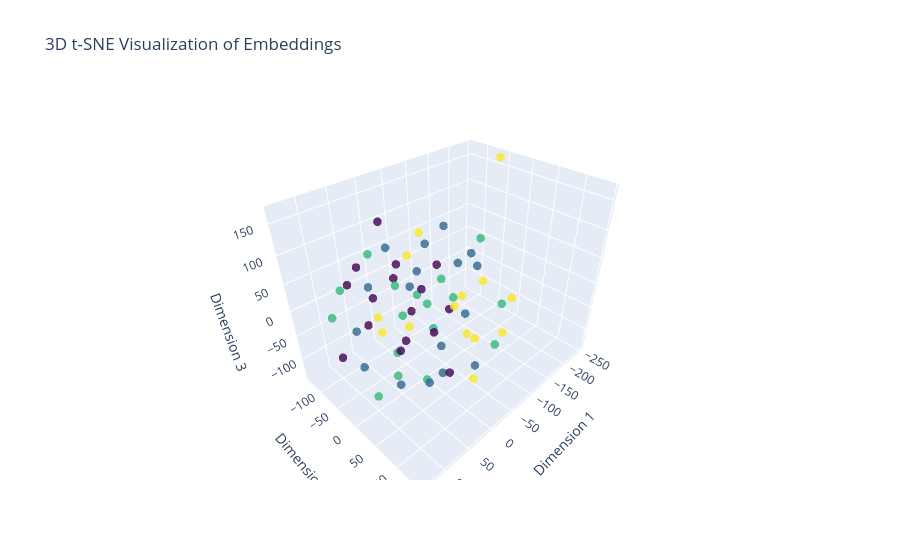

The code cell stored with this chart in its notebook:
### Markdown cell above
This code snippet provides a summary for generating a 3D t-SNE visualization of embeddings using Plotly. It demonstrates how words that are similar to each other are positioned closer together.

### Code cell
# Get the first batch from the validation data
batch = next(iter(valid_dataloader))

# Extract the text and offsets from the batch
label, text, offsets = batch

# Send the data to the device (GPU if available)
text = text.to(device)
offsets = offsets.to(device)

# Get the embeddings bag output for the batch
embedded = model.embedding(text, offsets)

# Convert the embeddings tensor to a numpy array
embeddings_numpy = embedded.detach().cpu().numpy()

# Perform t-SNE on the embeddings to reduce their dimensionality to 3D.
X_embedded_3d = TSNE(n_components=3).fit_transform(embeddings_numpy)

# Create a 3D scatter plot using Plotly
trace = go.Scatter3d(
    x=X_embedded_3d[:, 0],
    y=X_embedded_3d[:, 1],
    z=X_embedded_3d[:, 2],
    mode='markers',
    marker=dict(
        size=5,
        color=label.numpy(),  # Use label information for color
        colorscale='Viridis',  # Choose a colorscale
        opacity=0.8
    )
)

layout = go.Layout(title="3D t-SNE Visualization of Embeddings",
                   scene=dict(xaxis_title='Dimension 1',
                              yaxis_title='Dimension 2',
                              zaxis_title='Dimension 3'))

fig = go.Figure(data=[trace], layout=layout)
fig.show()

### Figure 1 — Plotly figure (JSON) as saved in the notebook; plotly's stock layout.template omitted (floating-point values rounded to 4 significant figures)
{"data": [{"marker": {"color": [2, 0, 1, 1, 0, 2, 2, 3, 3, 3, 3, 1, 3, 0, 3, 1, 0, 2, 2, 3, 1, 3, 2, 1, 1, 0, 2, 2, 2, 1, 0, 0, 2, 2, 3, 1, 0, 1, 1, 3, 3, 1, 0, 2, 0, 3, 2, 2, 1, 0, 2, 1, 1, 0, 1, 0, 2, 0, 0, 3, 0, 1, 2, 3], "colorscale": [[0, "#440154"], [0.1111, "#482878"], [0.2222, "#3e4989"], [0.3333, "#31688e"], [0.4444, "#26828e"], [0.5556, "#1f9e89"], [0.6667, "#35b779"], [0.7778, "#6ece58"], [0.8889, "#b5de2b"], [1, "#fde725"]], "opacity": 0.8, "size": 5}, "mode": "markers", "type": "scatter3d", "x": [116.2, -49.05, -140.1, -9.155, 55.2, 107.8, -39.85, -64.94, -244.7, -77.53, -60.54, -35.12, 39.75, 33.88, 13.5, 42.85, -3.725, 56.17, -82.06, -15.26, 28.64, -23.69, 24.43, -22.13, -7.949, 133.2, -116.3, 111.0, -34.74, 7.164, 99.17, 70.04, -25.65, 58.18, -94.33, 39.65, 11.52, -60.11, 129.7, -65.15, -65.06, 44.15, -76.1, -125.6, 13.97, 81.44, 62.56, -87.66, -46.38, -47.88, -1.874, -126.4, -65.79, 52.03, 28.28, -65.54, 2.306, -114.7, 1.37, 74.49, -6.122, 88.29, -8.484, 22.26], "y": [30.58, -132.8, -58.85, 32.64, -47.01, -83.57, 2.069, -75.47, -60.48, 54.54, 122.4, 82.3, -62.32, -103.2, 122.1, 43.14, -99.47, 4.298, -108.2, 81.24, 8.995, 61.81, 51.74, 21.84, 2.868, -23.06, 12.69, 75.9, -26.57, -131.4, -39.72, 130.9, -82.64, 73.07, 28.36, -25.61, -30.52, 35.45, 19.62, 108.2, -109.7, -10.6, -46.14, 57.05, -8.38, 6.395, -129.3, -18.64, 56.56, -26.14, 144.1, -0.6811, -18.39, -87.44, 43.87, -75.53, -128.5, -55.62, -54.86, 60.07, -71.04, -44.23, -75.16, 91.57], "z": [-77.63, -25.97, -0.926, -57.94, 27.84, -1.328, 41.0, 82.71, 166.2, 44.31, 56.46, -84.48, -26.3, -70.1, -49.01, 111.8, 115.2, -48.33, -66.82, -6.5, 63.69, 47.66, 9.807, -135.0, 116.0, -25.07, 86.46, -6.03, -19.33, -17.65, 76.88, 10.06, -70.64, -53.82, -97.58, 117.4, -73.76, -19.52, 47.57, -18.27, 24.92, -138.6, 29.4, -23.2, 2.022, 8.741, 4.199, -29.6, 107.2, -88.9, 20.78, 25.08, 115.1, 62.91, -105.0, -29.65, 47.63, -89.89, 60.53, 47.24, -134.3, -90.55, 5.72, 70.0]}], "layout": {"scene": {"xaxis": {"title": {"text": "Dimension 1"}}, "yaxis": {"title": {"text": "Dimension 2"}}, "zaxis": {"title": {"text": "Dimension 3"}}}, "title": {"text": "3D t-SNE Visualization of Embeddings"}}}
